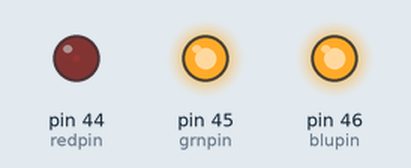
Simulated run of this sketch. Board: Arduino Mega 2560, built with avr-gcc and run on an emulated ATmega2560. Parts: output pins drawn as LEDs (lit = HIGH).

Above: at 0.05 s.
At 1.0 s:
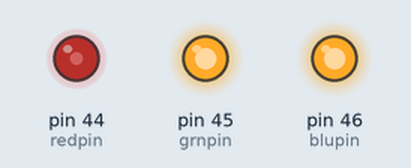
At 2.0 s:
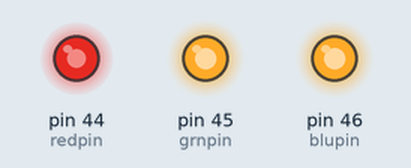
At 4.0 s:
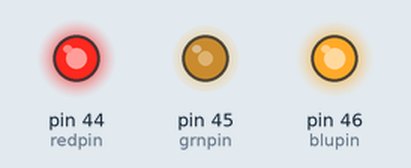
At 5.95 s:
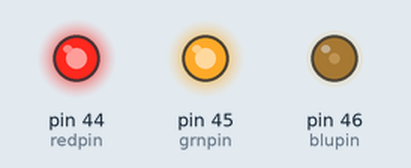
At 7.95 s:
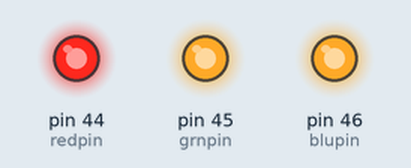
Timing chart, 0 to 10.3 s (numbered marks = the images above):
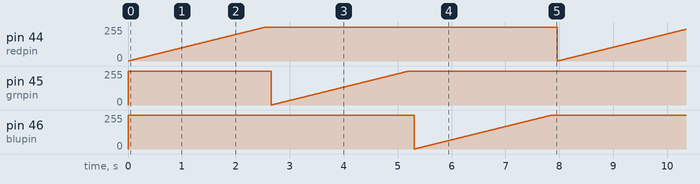

The sketch:

EXA4.ino
```cpp
int redpin = 44;
int grnpin = 45;
int blupin = 46;
int speed = 10;

void setup() {
  // put your setup code here, to run once:

    pinMode(redpin, OUTPUT);
    pinMode(grnpin, OUTPUT);
    pinMode(blupin, OUTPUT);

}

void loop() {
  // put your main code here, to run repeatedly:

    analogWrite(redpin, 255);
    analogWrite(grnpin, 255);
    analogWrite(blupin, 255);

    for(int i = 0; i < 255; i++) {

        analogWrite(redpin, i);
        delay(speed);

    }

    delay(100);

    for(int i = 0; i < 255; i++) {

        analogWrite(grnpin, i);
        delay(speed);

    }

    delay(100);

    for(int i = 0; i < 255; i++) {

        analogWrite(blupin, i);
        delay(speed);

    }

    delay(100);

}
```

Measured:
- by itself, pin 44 (redpin): ramps from 0/255 to 254/255 and jumps back, once every 8.0 s
- by itself, pin 45 (grnpin), pin 46 (blupin): ramps from 0/255 to 255/255 and jumps back, once every 8.0 s
